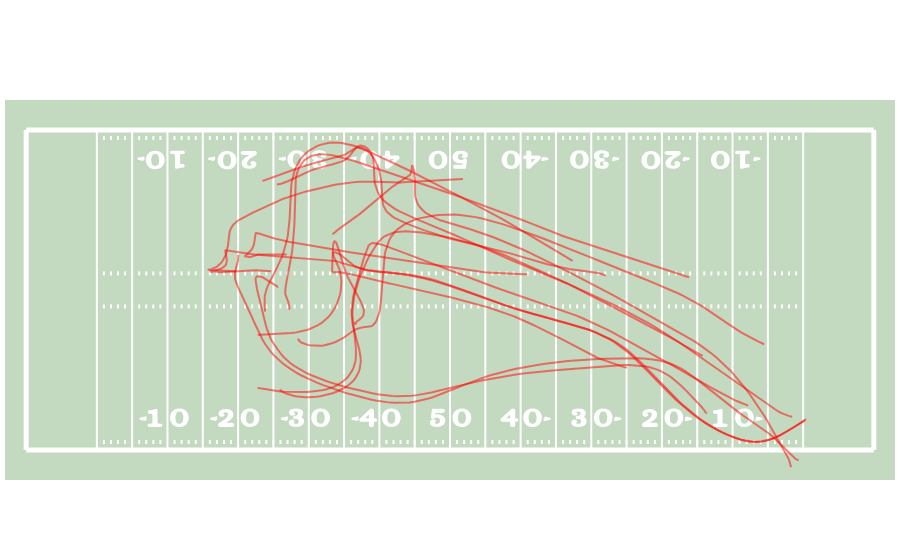

Notebook code cell kept with this figure:
### Code cell
fig = plotting.plot_tracks(
    interesting_play, "x", "y", "displayName",
    home_away_identifier=lambda data: data["team"] == "home",
    hover_text=lambda data: data["displayName"].str.cat(data["position"], sep=" "),
    ball_identifier=lambda data: (data["displayName"] == "Football").values,
    team_abbreviations="team_abbreviation"
)
fig.show()
